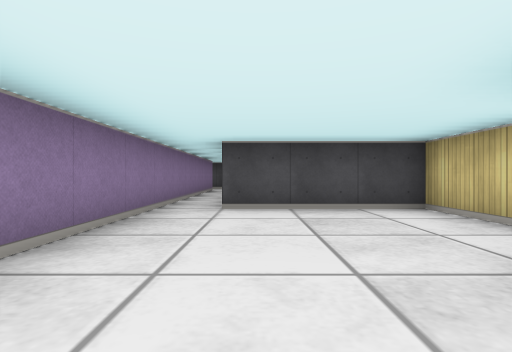
[1] (above)

16 first-person views from a walk through a cub3D level. The camera is about half as high as the walls, looks level and sees 80° across. The floor is counted in squares. Each view is taken from the middle of a square. On the plan, view 1 faces up. The plan holds only what a view shows up to about 9 squares ahead; the rest is blank. The place goes on beyond the plan.

[2]
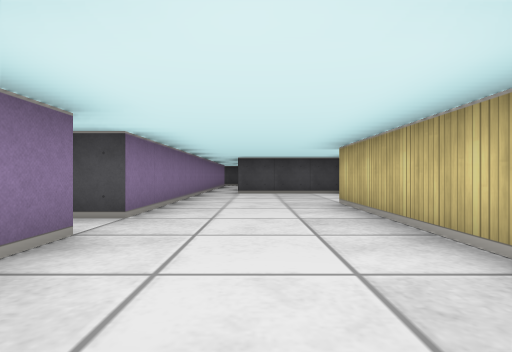

[3]
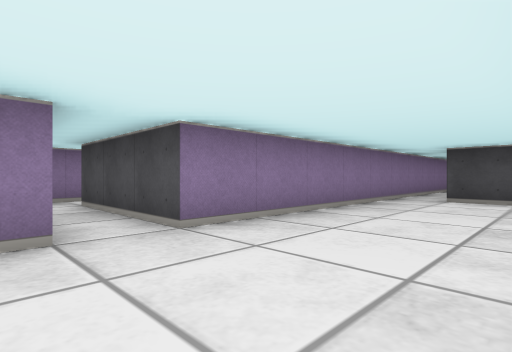

[4]
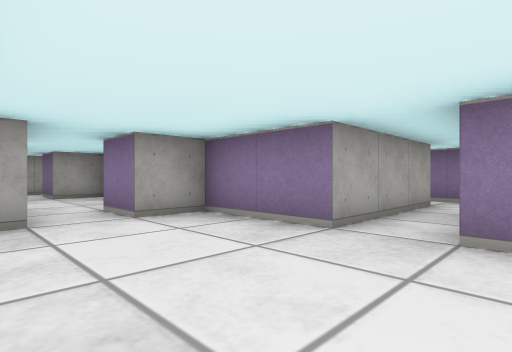

[5]
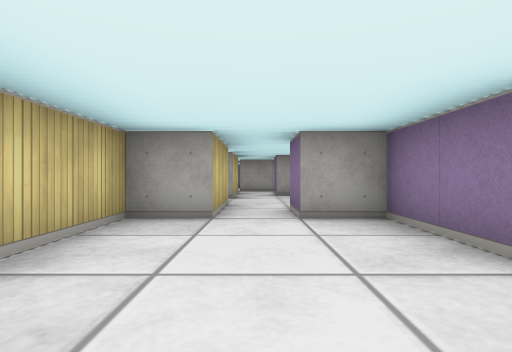

[6]
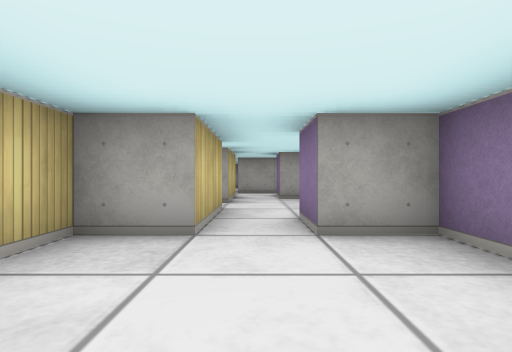

[7]
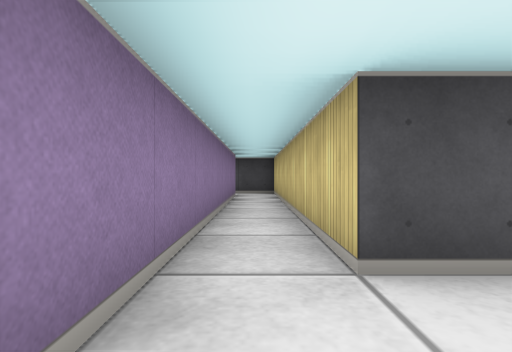

[8]
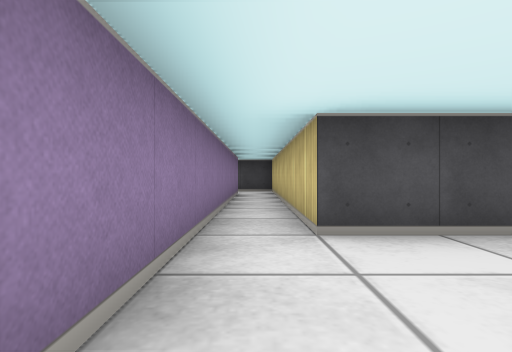

[9]
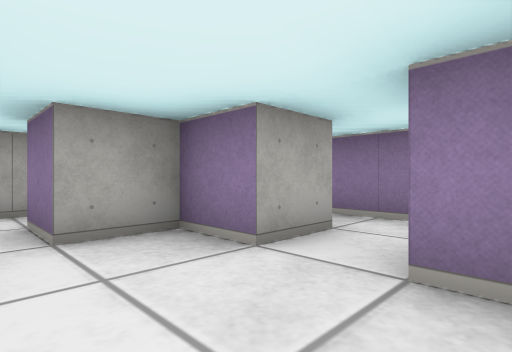

[10]
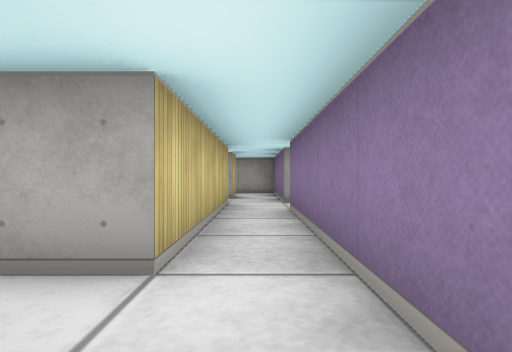

[11]
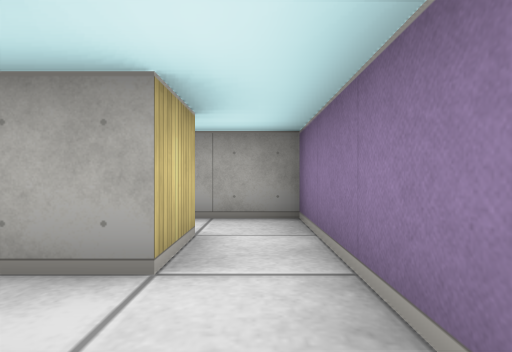

[12]
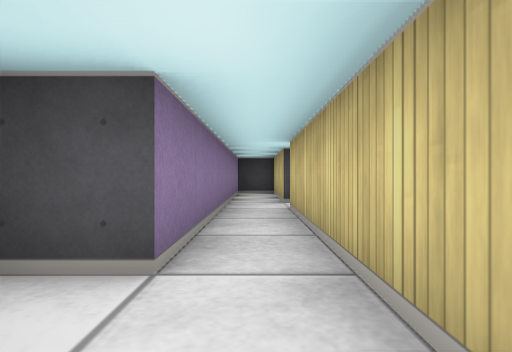

[13]
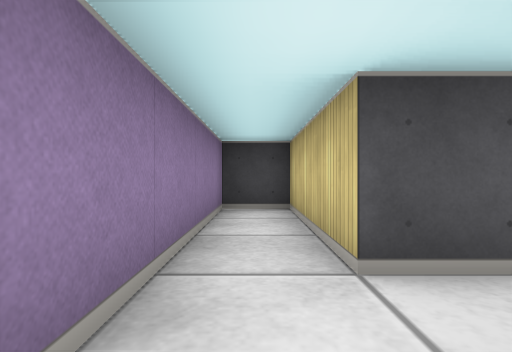

[14]
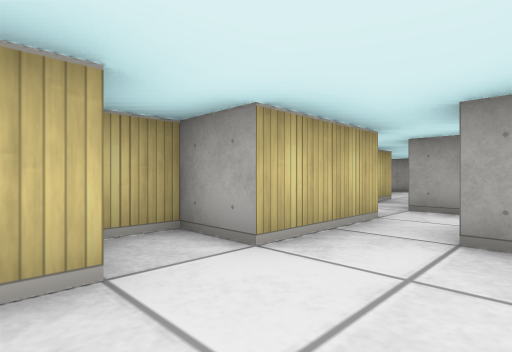

[15]
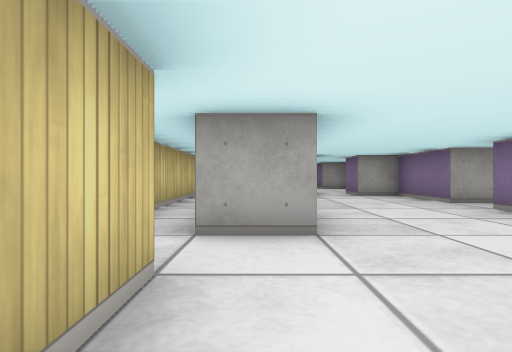

[16]
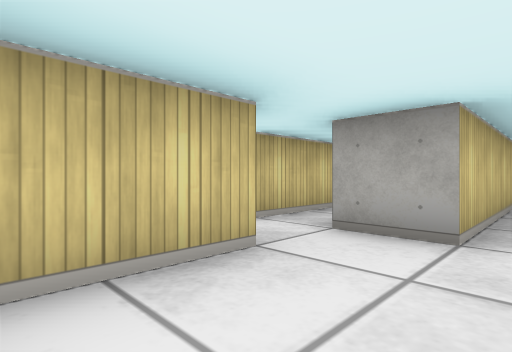

### Floor plan
Ten units are one square. View 1 is at (0, 0); x grows to the right and y downward. Boxes are objects, and circles mark ways between rooms. Rooms are numbered by the first view taken in them; rooms with no view inside come last. Other rooms are left out.
<svg viewBox="-50 -120 85 245">
<path fill="none" stroke="#000" d="M25 -25 25 -45 -5 -45M5 45 5 35 15 35 15 -15 25 -15M-45 15 -15 15 -15 35 -5 35 -5 45M-15 -45 -15 5 -45 5M5 85 5 65 15 65 15 58M5 55 5 45M-16 55 -25 55M-25 65 -15 65 -15 75 -5 75 -5 85M-8 95 5 95M-35 105 -35 115M-25 105 -25 65M-25 55 -25 25 -35 25 -35 95 -44 95M-25 115 -16 115M-15 -104 -15 -45M-5 -45 -5 -115 -16 -115"/>
<circle cx="0" cy="40" r="3" fill="#2a7"/>
<circle cx="-10" cy="-40" r="3" fill="#2a7"/>
<circle cx="-20" cy="60" r="3" fill="#2a7"/>
<text x="0" y="0">1</text>
<text x="0" y="70">2</text>
<text x="-30" y="80">3</text>
<text x="-10" y="-90">4</text>
</svg>
Room 1 opens to room 2. Room 1 opens to room 4. Room 2 opens to room 3.

Where each view was taken, in squares from view 1:
view 1: 0 up, 0 right, facing up
view 2: 4 down, 0 right, facing up
view 3: 2 down, 1 right, facing up-left
view 4: 0 up, 1 right, facing down-left
view 5: 0 up, 0 right, facing down
view 6: 1 down, 0 right, facing down
view 7: 3 up, 1 left, facing up
view 8: 2 up, 1 left, facing up
view 9: 5 down, 0 right, facing down-left
view 10: 5 down, 3 left, facing down
view 11: 10 down, 3 left, facing down
view 12: 11 down, 3 left, facing up
view 13: 7 down, 3 left, facing up
view 14: 5 down, 1 left, facing down-right
view 15: 4 up, 2 right, facing down
view 16: 4 up, 1 right, facing down-right
